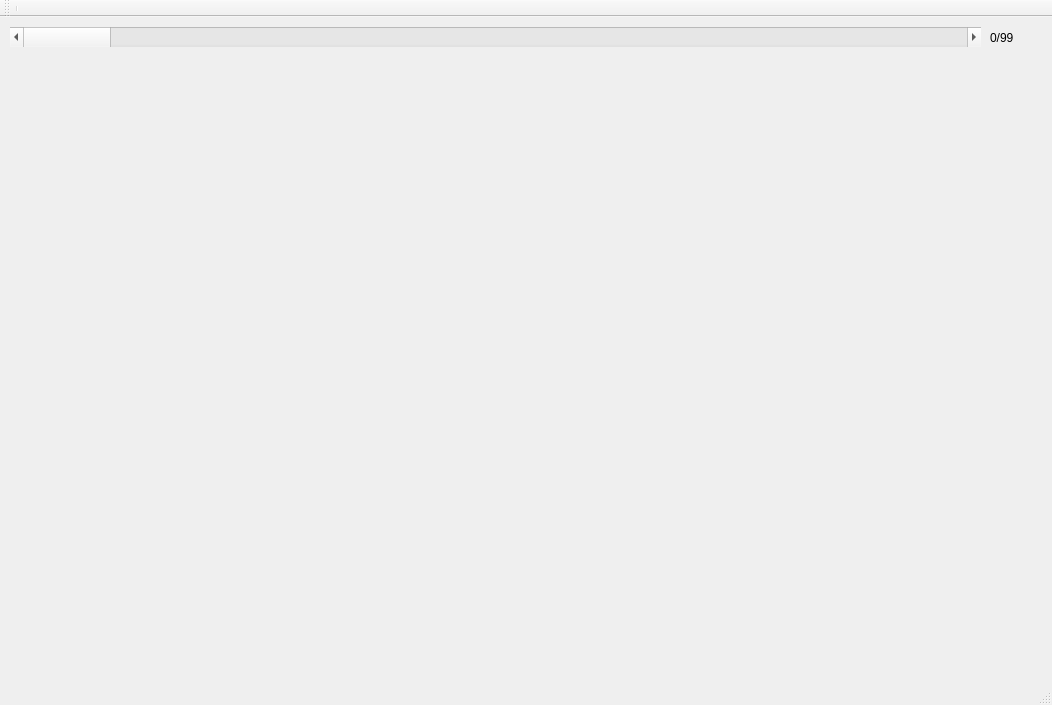
<?xml version="1.0" encoding="UTF-8"?>
<ui version="4.0">
 <class>MainWindow</class>
 <widget class="QMainWindow" name="MainWindow">
  <property name="geometry">
   <rect>
    <x>0</x>
    <y>0</y>
    <width>1052</width>
    <height>705</height>
   </rect>
  </property>
  <property name="minimumSize">
   <size>
    <width>1052</width>
    <height>705</height>
   </size>
  </property>
  <property name="maximumSize">
   <size>
    <width>1052</width>
    <height>705</height>
   </size>
  </property>
  <property name="windowTitle">
   <string>负载分析</string>
  </property>
  <widget class="QWidget" name="centralWidget">
   <widget class="PainterWidget" name="widget" native="true">
    <property name="geometry">
     <rect>
      <x>10</x>
      <y>40</y>
      <width>1024</width>
      <height>600</height>
     </rect>
    </property>
    <property name="cursor">
     <cursorShape>PointingHandCursor</cursorShape>
    </property>
   </widget>
   <widget class="QScrollBar" name="sbarFilePosScrollBar">
    <property name="geometry">
     <rect>
      <x>10</x>
      <y>10</y>
      <width>971</width>
      <height>20</height>
     </rect>
    </property>
    <property name="orientation">
     <enum>Qt::Horizontal</enum>
    </property>
   </widget>
   <widget class="QLabel" name="label">
    <property name="geometry">
     <rect>
      <x>990</x>
      <y>10</y>
      <width>41</width>
      <height>21</height>
     </rect>
    </property>
    <property name="text">
     <string>0/99</string>
    </property>
   </widget>
  </widget>
  <widget class="QMenuBar" name="menuBar">
   <property name="geometry">
    <rect>
     <x>0</x>
     <y>0</y>
     <width>1052</width>
     <height>23</height>
    </rect>
   </property>
  </widget>
  <widget class="QToolBar" name="mainToolBar">
   <attribute name="toolBarArea">
    <enum>TopToolBarArea</enum>
   </attribute>
   <attribute name="toolBarBreak">
    <bool>false</bool>
   </attribute>
   <addaction name="separator"/>
  </widget>
  <widget class="QStatusBar" name="statusBar"/>
 </widget>
 <layoutdefault spacing="6" margin="11"/>
 <customwidgets>
  <customwidget>
   <class>PainterWidget</class>
   <extends>QWidget</extends>
   <header location="global">painterwidget.h</header>
   <container>1</container>
  </customwidget>
 </customwidgets>
 <resources/>
 <connections/>
</ui>
